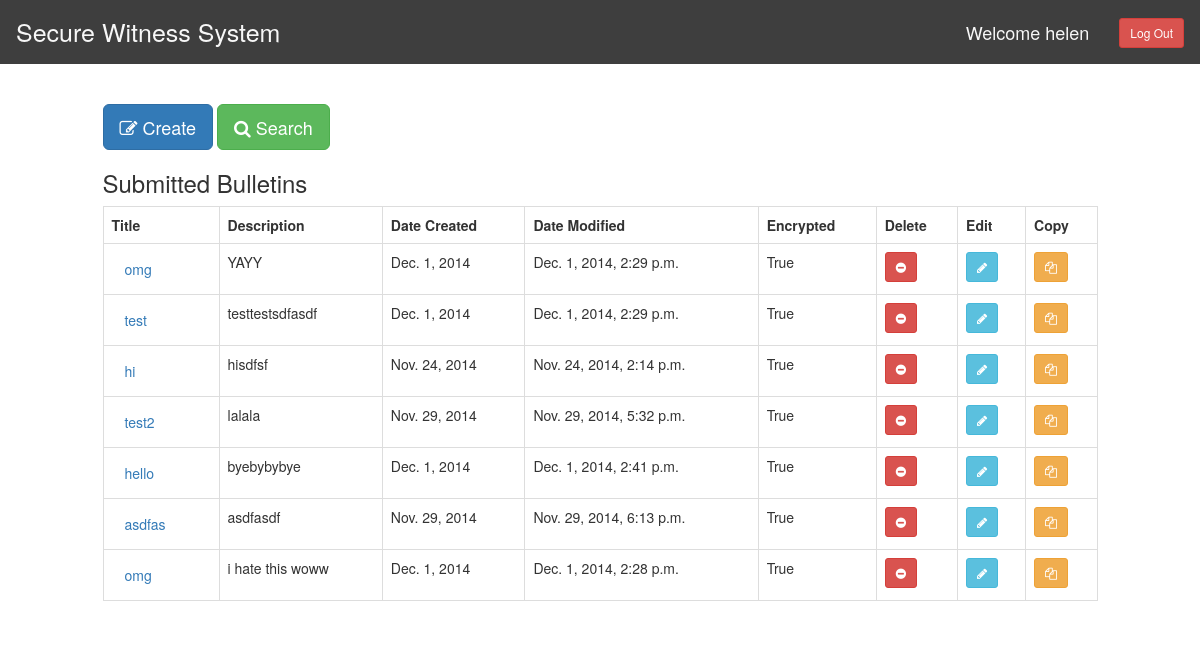
The page /profile (signed in) on the database as committed earlier.
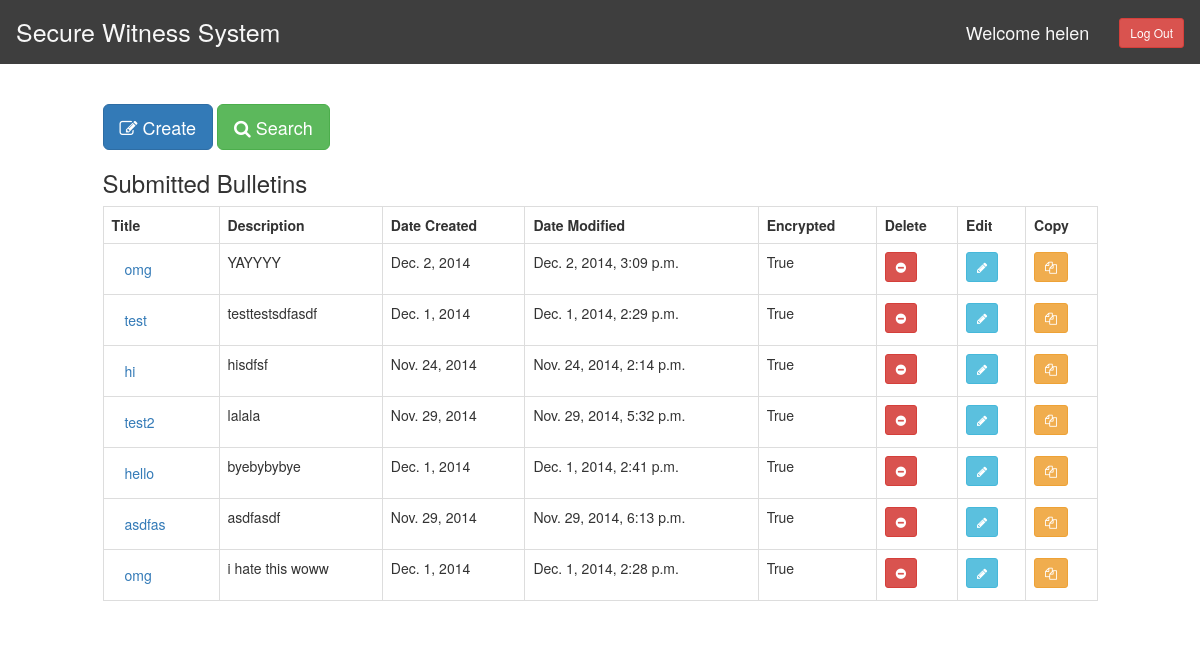
The same page on the database as committed later.
### sprint1/models.py (models this page shows, shortened)
class Bulletin(models.Model):
    folder = models.ForeignKey(Folder)
    title = models.CharField(max_length=255)
    text_description = models.TextField(max_length=1024)
    date_created = models.DateField(editable=False, default=datetime.datetime.today())
    date_modified = models.DateTimeField(editable=False, default=datetime.datetime.today())
    author= models.ForeignKey(User)
    lat = models.DecimalField(decimal_places=2,max_digits=10)
    long = models.DecimalField(decimal_places=2,max_digits=10)
    encrypted=models.BooleanField(default=True)
    b_key = models.AutoField(primary_key=True)

### sprint1/views.py (the view)
# urls.py: url(r'^profile', 'profile', name='profile'),
def profile(request):
    context = RequestContext(request)
    author = request.user.id
    if request.method == 'POST':
        delete = request.POST['delete']
        Bulletin.objects.filter(b_key=delete).delete()
        q1 = Bulletin.objects.filter(author__exact=author)
        bulletins = [b for b in q1]
        return render_to_response('profile.html', {'bulletins':bulletins}, context)
    else:
        q1 = Bulletin.objects.filter(author__exact=author)
        bulletins = [b for b in q1]
        return render_to_response('profile.html', {'bulletins':bulletins}, context)

### templates/profile.html (shortened to what this page needs)
<!DOCTYPE html>
{% extends "base.html" %}
{% block content %}
{% if user.is_authenticated %}
<div class="row">
    <div class="col-md-10 col-md-offset-1">
        <a href="bulletin"><button type="button" class="btn btn-primary btn-lg"><i class="fa fa-pencil-square-o"></i> Create</button></a>
        <a href="search"><button type="button" class="btn btn-success btn-lg"> <i class="fa fa-search"></i> Search</button></a>
        <h3> Submitted Bulletins </h3>
        <table class="table table-bordered">
          <tr>
            <th>Title</th>
            <th>Description</th>
            <th>Date Created</th>
            <th>Date Modified</th>
            <th>Encrypted</th>
            <th>Delete</th>
            <th>Edit</th>
            <th>Copy</th>
          </tr>
           {% if bulletins %}
           {% for bulletin in bulletins %}
              <tr>
                <td>
                    <form action="bdisplay" method="post" enctype="multipart/form-data">
                     <button class="btn btn-link" name="button_id" value="{{ bulletin.b_key }}">{{bulletin.title}}</button>
                    </form>
                </td>
                <td>{{ bulletin.text_description }}</td>
                <td>{{ bulletin.date_created }}</td>
                <td>{{ bulletin.date_modified }}</td>
                <td>{{ bulletin.encrypted }}</td>
                <td>
                    <form action="profile" method="post" enctype="multipart/form-data">
                        <button class="btn btn-danger btn-sm" name="delete" value="{{ bulletin.b_key }}"><i class="fa fa-minus-circle"></i></button>
                    </form>
                </td>
                <td>
                    <form action="edit" method="get" enctype="multipart/form-data">
                        <button class="btn btn-info btn-sm" name="edit" value="{{ bulletin.b_key }}"><i class="fa fa-pencil"></i></button>
                    </form>
                </td>
                <td>
                    <form action="copy" method="get" enctype="multipart/form-data">
                        <button class="btn btn-warning btn-sm" name="copy" value="{{ bulletin.b_key }}"><i class="fa fa-copy"></i></button>
                    </form>
                </td>
              </tr>
           {% endfor %}
           {% endif %}
        </table>
    </div>
</div>
{% else %}
	<h2> Please <a href="login">log in.</a> </h2>
{% endif %}
{% endblock %}

Rows that differ between the two databases and show on the page:
changed Bulletin: text_description "YAYY" → "YAYYYY"; date_created "Dec. 1, 2014" → "Dec. 2, 2014"; date_modified "Dec. 1, 2014, 2:29 p.m." → "Dec. 2, 2014, 3:09 p.m."
